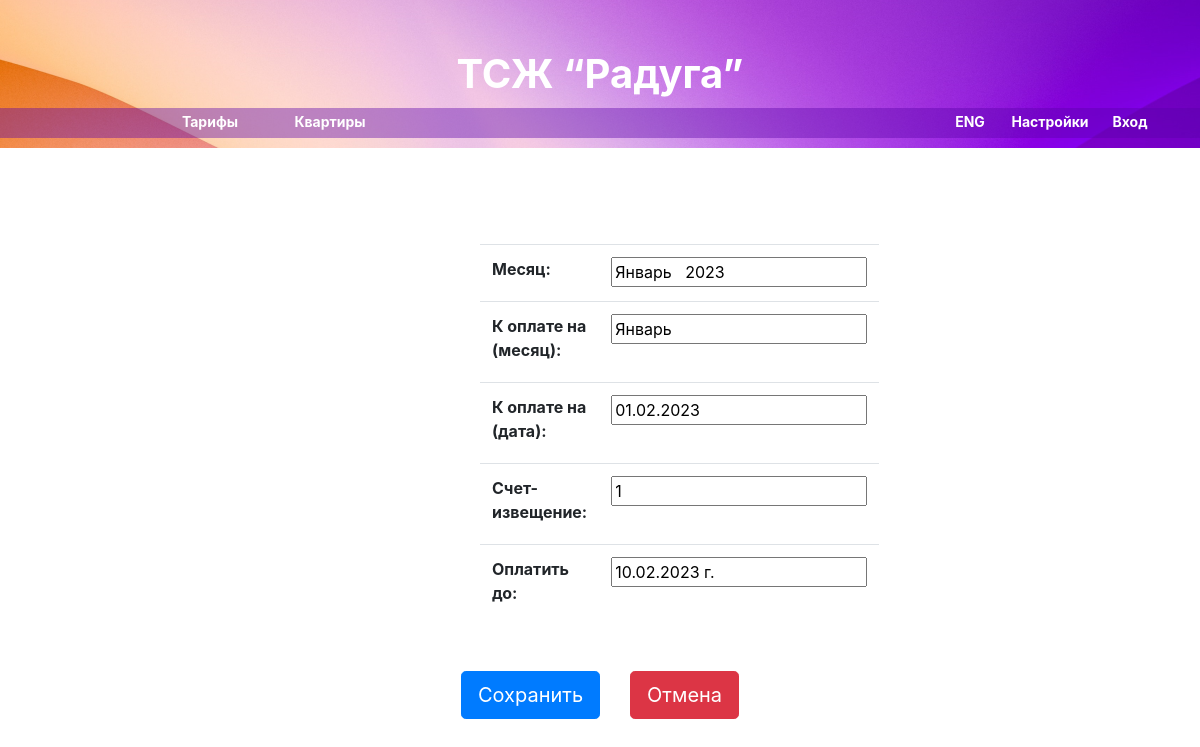
The page /settings on the database its author committed.
### main/models.py (models this page shows)
class Settings(models.Model):
    month_name = models.CharField(max_length=200)
    month_to_pay = models.CharField(max_length=200)
    month_to_date = models.CharField(max_length=200)
    bill = models.CharField(max_length=200)
    pay_up_to = models.CharField(max_length=200)
    class Meta:
        verbose_name = 'setting'
        verbose_name_plural = 'settings'

### main/views.py (the view, shortened to what this page needs)
# urls.py: path('settings', settings, name='settings'),
def settings(request):
    form = SettingsForm(instance=Settings.objects.get(id=1))
    context = {
        'form': form,
    }
    return render(request, 'main/settings_form.html', context)

### main/forms.py
class SettingsForm(forms.ModelForm):
    class Meta:
        model = Settings
        fields = ['month_name', 'month_to_pay', 'month_to_date', 'bill', 'pay_up_to']
        labels = {
            'month_name': 'Месяц', 'month_to_pay': 'К оплате на (месяц)', 'month_to_date': 'К оплате на (дата)',
            'bill': 'Счет-извещение', 'pay_up_to': 'Оплатить до'
        }

### main/templates/main/settings_form.html (shortened to what this page needs)
{% extends 'main/base.html' %}
{% block content %}
<div class="container d-flex justify-content-center mt-5" style="width: 25%;">
    <div class="col mt-5">
        <form action="" method="post">
            <table class="table">
                {{form.as_table}}
            </table>
            <div class="container d-flex justify-content-center" style="width: 10%;">
                <input type="submit" class="btn btn-primary btn-lg" value="Сохранить" style="margin-right: 30px; margin-top: 30px;">
                <input type="submit" class="btn btn-danger btn-lg" style="margin-top: 30px;" onclick="window.location='{% url 'index' %}'; return false;" value="Отмена">
            </div>
        </form>
    </div>
</div>
{% endblock %}

### rows shown on the page
Settings: month_name "Январь 2023", month_to_pay "Январь", month_to_date "01.02.2023", bill "1", pay_up_to "10.02.2023 г."
